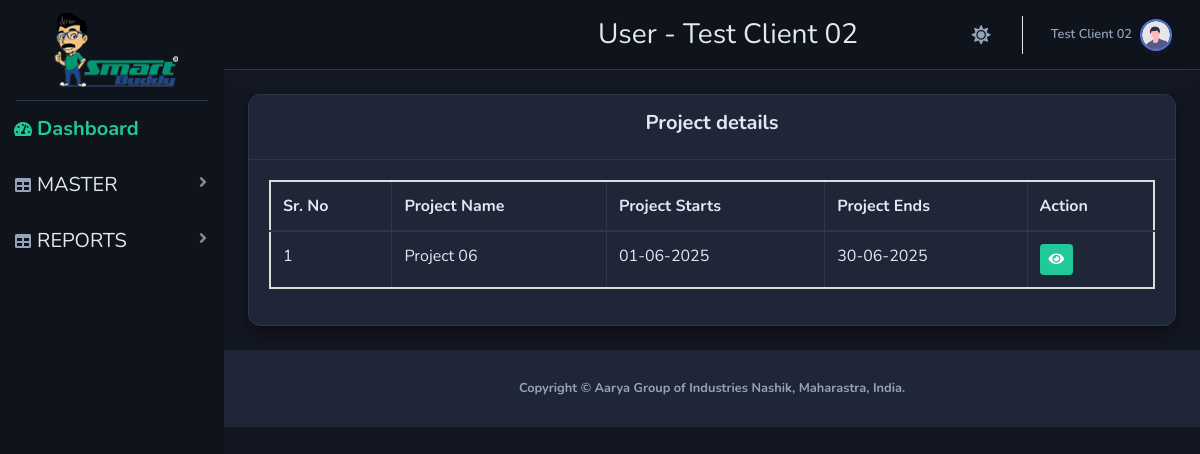
Page /client/list_projectdetails.php (signed in) on the committed database.
### tables this page shows
CREATE TABLE `projects` (
  `id` int NOT NULL,
  `project_name` varchar(50) DEFAULT NULL,
  `client_name` text,
  `project_starts` date DEFAULT NULL,
  `project_end` date DEFAULT NULL,
  `work_ord_no` varchar(50) DEFAULT NULL,
  `sale_ord_no` varchar(50) DEFAULT NULL,
  `project_status` varchar(20) DEFAULT NULL,
  `state` varchar(30) DEFAULT NULL,
  `remark` text,
  `created` timestamp NULL DEFAULT CURRENT_TIMESTAMP
);

### client/list_projectdetails.php (the view, shortened to what this page needs)
<?php
require_once('include/header.php');
require_once('include/config.php');
require_once('include/navbar.php');
$client_name = $_SESSION['client_name'];
?>
<head>
    <link rel="stylesheet" href="https://cdn.datatables.net/buttons/2.4.2/css/buttons.dataTables.min.css">
</head>
    <div id="content-wrapper" class="d-flex flex-column">
        <div id="content">
            <div class="container-fluid">
                <div class="card shadow mb-4">
                    <div class="card-header py-3">
                        <h5 class="text-center"><b>Project details</b></h5>
                    </div>
    <div class="card-body">
        <div class="table-responsive">
        <?php
        $sql = "
SELECT DISTINCT
    p.*,
    m.client_name
FROM
    projects p
LEFT JOIN
    machines m
ON
    p.project_name = m.project_name
WHERE
    m.client_name = '$client_name'
";
        $result = mysqli_query($conn,$sql);
        if ($result) {
            echo "<table class='table table-bordered' id='userTable' cellspacing='0' style='border:2px solid #ddd;'>";
            echo "
            <thead style='border:1px solid #ddd;'>
                <tr>
                    <th style='border:1px solid #ddd;'>Sr. No</th>
                    <th style='border:1px solid #ddd;'>Project Name</th>
                    <th style='border:1px solid #ddd;'>Project Starts</th>
                  <th style='border:1px solid #ddd;'>Project Ends</th>
                    <th style='border:1px solid #ddd;'>Action</th>
                </tr>
            </thead>
            <tbody>";
            $srNo = 1;
            while ($row = mysqli_fetch_assoc($result)) {
                 $id = $row['id'];
              $project_name = $row['project_name'];
               $project_starts   = $row['project_starts'];
                $project_end   = $row['project_end'];
    $start_date = !empty($project_starts) ? date("d-m-Y", strtotime($project_starts)) : '-';
    $end_date   = !empty($project_end) ? date("d-m-Y", strtotime($project_end)) : '-';
                echo "<tr>
                        <td>$srNo</td>
                        <td>$project_name</td>
                         <td>$start_date</td>
            <td>$end_date</td>
                        <td>
                            <div style='display:flex; gap:8px;'>
                              <a href='#' class='btn btn-sm btn-primary view-employee'
                                    data-toggle='modal' data-target='#employeeModal'
                                    data-id='$id' title='View'>
                                    <i class='fas fa-eye'></i>
                                </a>
                            </div>
                        </td>
                    </tr>";
                $srNo++;
            }
            echo "</tbody></table>";
        }
        ?>
        </div>
    </div>
</div>
</div>
</div>
</div>
<?php include('include/footer.php');?>

### client/css/theme.css (style rules this page uses)
:root { --bg-main: #f8f9fc; --bg-card: #ffffff; --text-main: #5a5c69; --text-muted: #858796; --border-color: #e3e6f0; --sidebar-bg: #ffffff; --sidebar-text: #5a5c69; --topbar-bg: #ffffff; --primary-color: #4e73df; --primary-hover: #2e59d9; --card-shadow: 0 .15rem 1.75rem 0 rgba(58,59,69,.15); --input-bg: #ffffff; --input-border: #d1d3e2; }
[data-theme="dark"] { --bg-main: #131722; --bg-card: #1e2638; --text-main: #e2e8f0; --text-muted: #94a3b8; --border-color: #2d3748; --sidebar-bg: #0f131c; --sidebar-text: #e2e8f0; --topbar-bg: #0f131c; --primary-color: #20c997; --primary-hover: #17a589; --card-shadow: 0 8px 16px rgba(0, 0, 0, 0.4); --input-bg: #131722; --input-border: #2d3748; }
body { background-color: var(--bg-main) !important; color: var(--text-main) !important; transition: background-color 0.3s ease, color 0.3s ease; }
#wrapper #content-wrapper { background-color: var(--bg-main) !important; }
.card { background-color: var(--bg-card) !important; border: 1px solid var(--border-color) !important; box-shadow: var(--card-shadow) !important; border-radius: 12px !important; }
.card-header { background-color: var(--bg-card) !important; border-bottom: 1px solid var(--border-color) !important; color: var(--text-main) !important; border-top-left-radius: 12px !important; border-top-right-radius: 12px !important; }
h1, h2, h3, h4, h5, h6, .text-gray-800 { color: var(--text-main) !important; }
table.dataTable, table { color: var(--text-main) !important; }
.table td, .table th { border-top: 1px solid var(--border-color) !important; }
.table thead th { border-bottom: 2px solid var(--border-color) !important; }
.btn-primary { background-color: var(--primary-color) !important; border-color: var(--primary-color) !important; color: #fff !important; }
html[data-theme="dark"] .table { color: var(--text-main) !important; }
html[data-theme="dark"] .table th, html[data-theme="dark"] .table td { color: var(--text-main) !important; border-color: var(--border-color) !important; }

### rows in the picture
projects: project_name "Project 06", project_starts "01-06-2025", project_end "30-06-2025"

### other values in the picture
$_SESSION['client_name'] "Test Client 02"
$_SESSION['name'] "Test Client 02"
